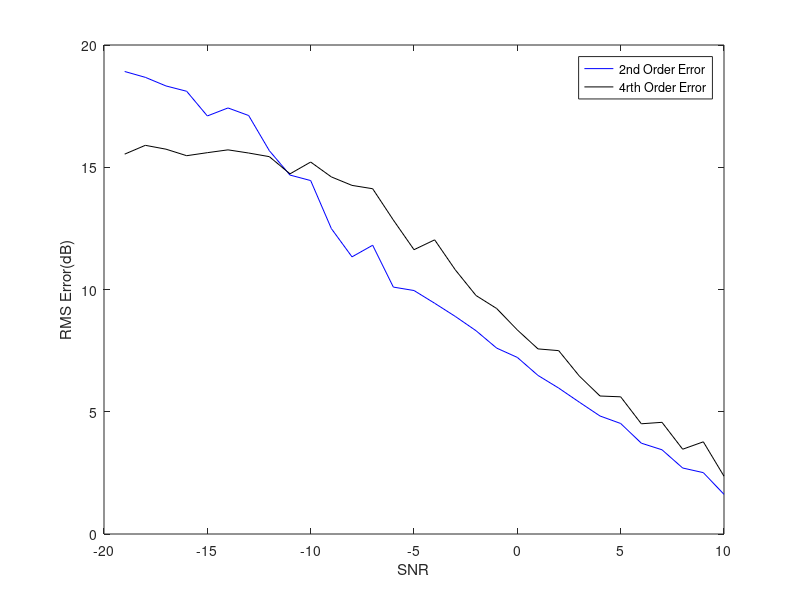
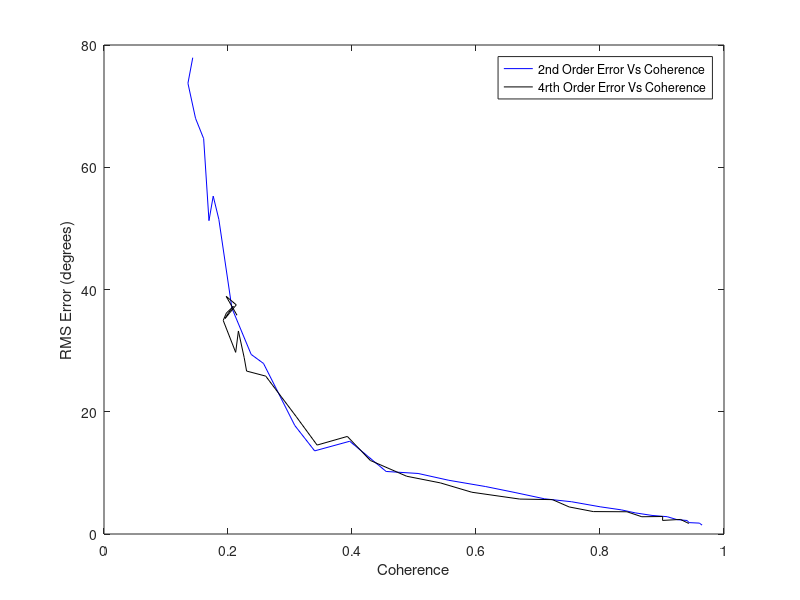

Here is the MATLAB script that generated these plots, in order:
%% Error Calculations Second and Fourth
clc;clear;
%% Initializations
alpha = 1;
beta = 1;

Pol_ground_2 = [1;-1;0]/sqrt(2);
Pol_ground_4 = [1;1;0;-1;0;0]/sqrt(3); %ground
Pol_vegitation_2 = [1;1;1]/sqrt(3);
Pol_vegitation_4 = [1;1;1;1;1;1]/sqrt(6); %vegitation

G_O = 20;
ground_offset = G_O*pi/180; % ground interferomitry offset
V_O = 20;
vegitation_offset = V_O*pi/180;    % veg interferomitry offset


Averaged_samples = 100;
Window = 81;    %size of window
SNR_samples = 30;
 
ground_phase_est_second = zeros(1,SNR_samples);
ground_mag_est_second = zeros(1,SNR_samples);
 
ground_phase_est_fourth = zeros(1,SNR_samples);
ground_mag_est_fourth = zeros(1,SNR_samples);
 
SNR = zeros(1,SNR_samples);
%% Generic Loop Calculations

for SNR_sample = 1:SNR_samples;
    
    SNR(SNR_sample)=SNR_sample-20;
    Noise = (10^(-SNR(SNR_sample)/20))/sqrt(3);
    
    for sample = 1:Averaged_samples
        %% Random Statistics Used for Both second and forth order Algorithms
        g =  Pol_ground_2*(sqrt(-2*log(1-rand(1,Window))).*exp(1i*2*pi*rand(1,Window)));
        v =  Pol_vegitation_2*(sqrt(-2*log(1-rand(1,Window))).*exp(1i*2*pi*rand(1,Window)));
        
        s1 = alpha*g + beta*v;
        s2 = alpha*exp(1i*ground_offset)*g + beta*exp(1i*vegitation_offset)*v;
        
        s1_Noise = s1 + Noise*sqrt(-2*log(1-rand(3,Window))).*exp(1i*2*pi*rand(3,Window));
        s2_Noise = s2 + Noise*sqrt(-2*log(1-rand(3,Window))).*exp(1i*2*pi*rand(3,Window));
        %% Second order Statistics
        S1_2 = [s1_Noise(1,:)
            s1_Noise(2,:)
            s1_Noise(3,:)];
        
        S2_2 = [s2_Noise(1,:)
            s2_Noise(2,:)
            s2_Noise(3,:)];
        
        R1_2 = S1_2*S1_2'/Window;
        R2_2 = S1_2*S2_2'/Window;
                
        [eigenvect_2,eigenval_2] = eig(pinv(R1_2)*R2_2);
        
        polarfilter_2 = abs(Pol_ground_2'*eigenvect_2);
        [~,srt_2] = sort(polarfilter_2,'descend');
        ground_phase_est_second(SNR_sample) = ground_phase_est_second(SNR_sample)...
            + ((ground_offset - abs(angle(eigenval_2(srt_2(1),srt_2(1)))))^2)/Averaged_samples;
        
        ground_mag_est_second(SNR_sample) = ground_mag_est_second(SNR_sample)...
            + (abs(eigenval_2(srt_2(1),srt_2(1))))/Averaged_samples;
        
        %% Fourth Order Statistics
        S1_4 = [s1_Noise(1,:).*s1_Noise(1,:)
            s1_Noise(2,:).*s1_Noise(2,:)
            s1_Noise(3,:).*s1_Noise(3,:)
            s1_Noise(1,:).*s1_Noise(2,:)
            s1_Noise(1,:).*s1_Noise(3,:)
            s1_Noise(2,:).*s1_Noise(3,:)];
        
        S2_4 = [s2_Noise(1,:).*s2_Noise(1,:)
            s2_Noise(2,:).*s2_Noise(2,:)
            s2_Noise(3,:).*s2_Noise(3,:)
            s2_Noise(1,:).*s2_Noise(2,:)
            s2_Noise(1,:).*s2_Noise(3,:)
            s2_Noise(2,:).*s2_Noise(3,:)];

        R1_4 = S1_4*S1_4'/Window;
        R2_4 = S1_4*S2_4'/Window;
        
        [eigenvec_4,eigenval_4] = eig(pinv(R1_4)*R2_4);
        
        polarfilter_4 = abs(Pol_ground_4'*eigenvec_4);
        [~,srt_4] = sort(polarfilter_4,'descend');
        ground_phase_est_fourth(SNR_sample) = ground_phase_est_fourth(SNR_sample)...
            + ((ground_offset - abs(0.5*angle(eigenval_4(srt_4(1),srt_4(1)))))^2)/Averaged_samples;
        ground_mag_est_fourth(SNR_sample) = ground_mag_est_fourth(SNR_sample)...
            + (abs(eigenval_4(srt_4(1),srt_4(1))))/Averaged_samples;
        
    end
end
ground_phase_est_second_rmnsqrd = sqrt(ground_phase_est_second)*180/pi;
ground_phase_est_fourth_mnsqrd = sqrt(ground_phase_est_fourth)*180/pi;

%% Plotting Results
%load('RMS_Error10Ksamples.mat')
figure(1);title('RMS Error (dB)')
plot(SNR,10*log10(ground_phase_est_second_rmnsqrd),'b');
hold on;
plot(SNR,10*log10(ground_phase_est_fourth_mnsqrd),'black');
hold off;
xlabel('SNR');ylabel('RMS Error(dB)')
legend('2nd Order Error','4rth Order Error','Location','northeast');

figure(2);title('RMS Error vs Coherence')
plot(ground_mag_est_second,ground_phase_est_second_rmnsqrd,'b');
hold on;
plot(ground_mag_est_fourth,ground_phase_est_fourth_mnsqrd,'black');
hold off;
ylabel('RMS Error (degrees)');xlabel('Coherence')
legend('2nd Order Error Vs Coherence','4rth Order Error Vs Coherence','Location','northeast');
